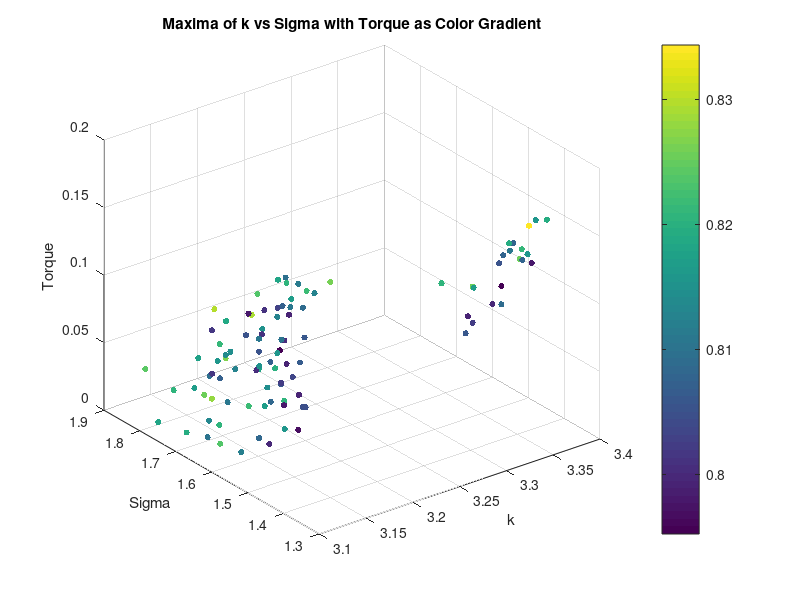
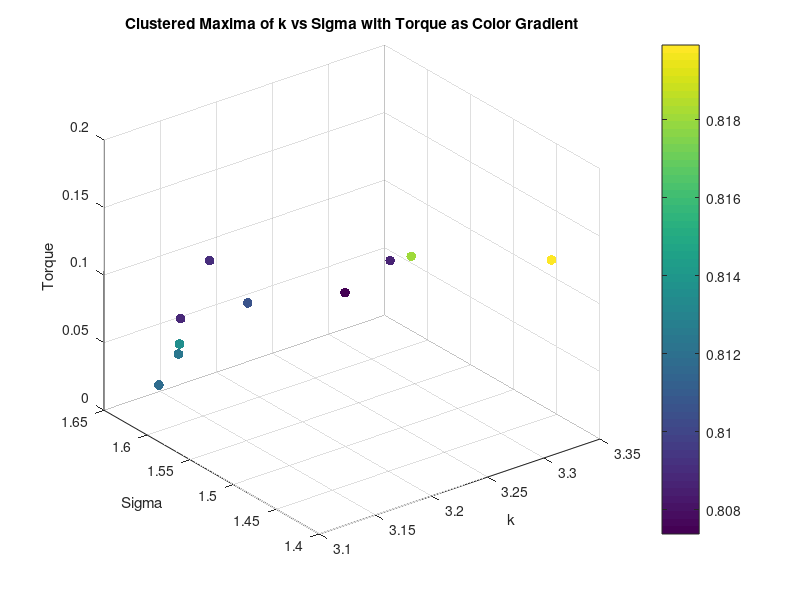
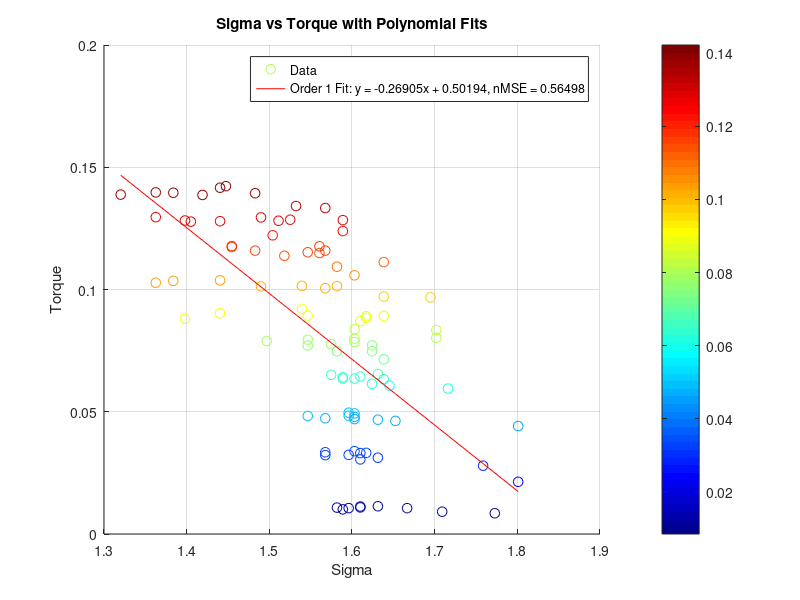
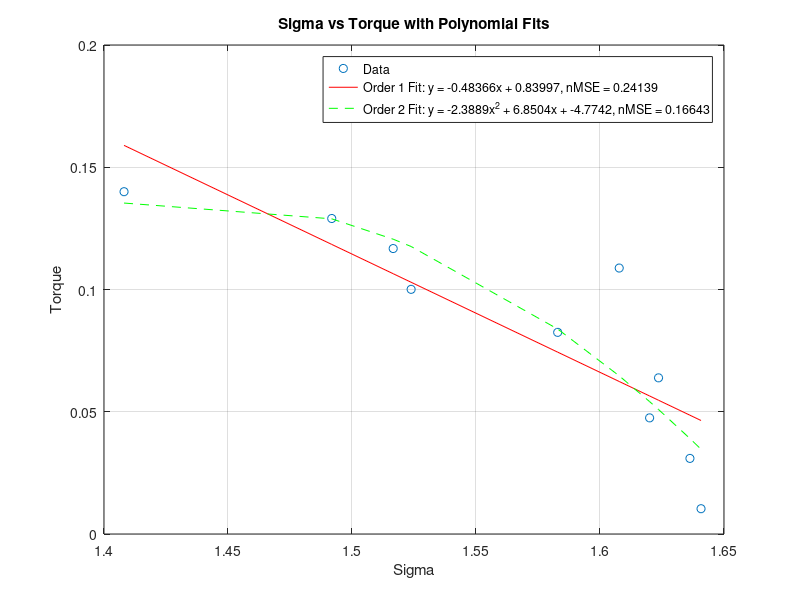

MATLAB code for these plots, in order:
clear all;
close all;


%% Torque Analysis
load('maxima_data.mat');
scatter3(maxima_k, maxima_sigma, torque_values, 20, maxima_corr, 'filled');
xlabel('k');
ylabel('Sigma');
zlabel('Torque');
title('Maxima of k vs Sigma with Torque as Color Gradient');
colorbar;
grid on;
% K means clustering of torque into 10 clusters, taking mean of each cluster k, sigma and corr too
[cluster_idx, cluster_centers] = kmeans(torque_values', 10);
% Take the mean of each cluster
torque_means = zeros(10, 1);
sigma_means = zeros(10, 1);
k_means = zeros(10, 1);
corr_means = zeros(10, 1);
for i = 1:10
    torque_means(i) = mean(torque_values(cluster_idx == i));
    sigma_means(i) = mean(maxima_sigma(cluster_idx == i));
    k_means(i) = mean(maxima_k(cluster_idx == i));
    corr_means(i) = mean(maxima_corr(cluster_idx == i));
end
% Plot the clusters
figure;
scatter3(k_means, sigma_means, torque_means, 50, corr_means, 'filled');
xlabel('k');
ylabel('Sigma');
zlabel('Torque');
title('Clustered Maxima of k vs Sigma with Torque as Color Gradient');
colorbar;
grid on;
% Ensure data is sorted for polyfit
[sigma_sorted, sort_idx] = sort(maxima_sigma);
torque_sorted = torque_values(sort_idx);
% Display correlation between torque and sigma
disp('Correlation between Torque and Sigma:');
disp(corr(torque_sorted', sigma_sorted'));
% Display correlation between torque and sigma^2
disp('Correlation between Torque and Sigma^2:');
disp(corr(torque_sorted', sigma_sorted'.^2));
% Polyfit for sigma vs torque (order 1 and 2)
p1_sigma = polyfit(sigma_sorted, torque_sorted, 1);
% Calculate fitted values and normalized MSE for sigma vs torque
fitted_torque_p1_sigma = polyval(p1_sigma, sigma_sorted);
mse_p1_sigma = mean((torque_sorted - fitted_torque_p1_sigma).^2);
nmse_p1_sigma = mse_p1_sigma / var(torque_sorted);
% Display results for sigma vs torque
disp('Sigma vs Torque:');
disp(['Order 1 nMSE: ', num2str(nmse_p1_sigma)]);
%display correlation between torque and sigma
% Plot for sigma vs torque with polynomial fits (first instance)
figure;
scatter(sigma_sorted, torque_sorted, 50, torque_sorted,'DisplayName', 'Data');
colormap(jet); % High contrast colormap suitable for white background
colorbar; % Add a colorbar to indicate the mapping of color to torque_sorted values
hold on;
plot(sigma_sorted, fitted_torque_p1_sigma, '-r', 'DisplayName', ...
    ['Order 1 Fit: y = ', num2str(p1_sigma(1)), 'x + ', num2str(p1_sigma(2)), ...
    ', nMSE = ', num2str(nmse_p1_sigma)]);
xlabel('Sigma');
ylabel('Torque');
title('Sigma vs Torque with Polynomial Fits');
legend('show');
grid on;
% Ensure data is sorted for polyfit
[sigma_sorted, sort_idx] = sort(sigma_means);
torque_sorted = torque_means(sort_idx);
%Display correlation between torque and sigma
disp('Correlation between Torque and Sigma:');
disp(corr(torque_sorted, sigma_sorted));
%Display correlation between torque and sigma^2
disp('Correlation between Torque and Sigma^2:');
disp(corr(torque_sorted, sigma_sorted.^2));
% Polyfit for sigma vs torque (order 1 and 2)
p1_sigma = polyfit(sigma_sorted, torque_sorted, 1);
p2_sigma = polyfit(sigma_sorted, torque_sorted, 2);
% Calculate zitted values and normalized MSE for sigma vs torque
fitted_torque_p1_sigma = polyval(p1_sigma, sigma_sorted);
fitted_torque_p2_sigma = polyval(p2_sigma, sigma_sorted);
mse_p1_sigma = mean((torque_sorted - fitted_torque_p1_sigma).^2);
mse_p2_sigma = mean((torque_sorted - fitted_torque_p2_sigma).^2);
nmse_p1_sigma = mse_p1_sigma / var(torque_sorted);
nmse_p2_sigma = mse_p2_sigma / var(torque_sorted);
% Display results for sigma vs torque
disp('Sigma vs Torque:');
disp(['Order 1 nMSE: ', num2str(nmse_p1_sigma)]);
disp(['Order 2 nMSE: ', num2str(nmse_p2_sigma)]);
% Plot for sigma vs torque with polynomial fits (second instance)
figure;
plot(sigma_sorted, torque_sorted, 'o', 'DisplayName', 'Data');
hold on;
plot(sigma_sorted, fitted_torque_p1_sigma, '-r', 'DisplayName', ...
    ['Order 1 Fit: y = ', num2str(p1_sigma(1)), 'x + ', num2str(p1_sigma(2)), ...
    ', nMSE = ', num2str(nmse_p1_sigma)]);
plot(sigma_sorted, fitted_torque_p2_sigma, '--g', 'DisplayName', ...
    ['Order 2 Fit: y = ', num2str(p2_sigma(1)), 'x^2 + ', num2str(p2_sigma(2)), ...
    'x + ', num2str(p2_sigma(3)), ', nMSE = ', num2str(nmse_p2_sigma)]);
xlabel('Sigma');
ylabel('Torque');
title('Sigma vs Torque with Polynomial Fits');
legend('show');
grid on;

%% Diameter Analysis
% Saved as diameter_value, k_values(max_k_idx), sigma_values(max_sigma_idx), max_val
load('maxima_data_Diam.mat');

figure;
scatter3(maxima_matrix(:, 2), maxima_matrix(:, 3), maxima_matrix(:, 1), 50, maxima_matrix(:, 1), 'filled'); 
xlabel('k');
ylabel('Sigma');
zlabel('Diameter');
title('Maxima of k vs Sigma with Diameter as Color Gradient');
colorbar;
grid on;

% K vs d
% Ensure data is sorted for polyfit
[k_sorted, sort_idx] = sort(maxima_matrix(:, 2));
d_sorted = maxima_matrix(sort_idx, 1);
% Display correlation between d and k
disp('Correlation between Diameter and k:');
disp(corr(d_sorted, k_sorted));

%plot for k vs diam with polynomial fits
figure;
scatter(k_sorted, d_sorted, 50, d_sorted, 'filled', 'DisplayName', 'Data');
colormap(jet); % High contrast colormap suitable for white background
colorbar; % Add a colorbar to indicate the mapping of color to d_sorted values

hold on;
p1_k = polyfit(k_sorted, d_sorted, 1);
fitted_d_p1_k = polyval(p1_k, k_sorted);
mse_p1_k = mean((d_sorted - fitted_d_p1_k).^2);
nmse_p1_k = mse_p1_k / var(d_sorted);
disp('Diameter vs k:');
disp(['Order 1 nMSE: ', num2str(nmse_p1_k)]);
plot(k_sorted, fitted_d_p1_k, '-r', 'DisplayName', ...
    ['Order 1 Fit: y = ', num2str(p1_k(1)), 'x + ', num2str(p1_k(2)), ...
    ', nMSE = ', num2str(nmse_p1_k)]);
xlabel('k');
ylabel('Diameter');
title('k vs Diameter with Polynomial Fits');
legend('show');
